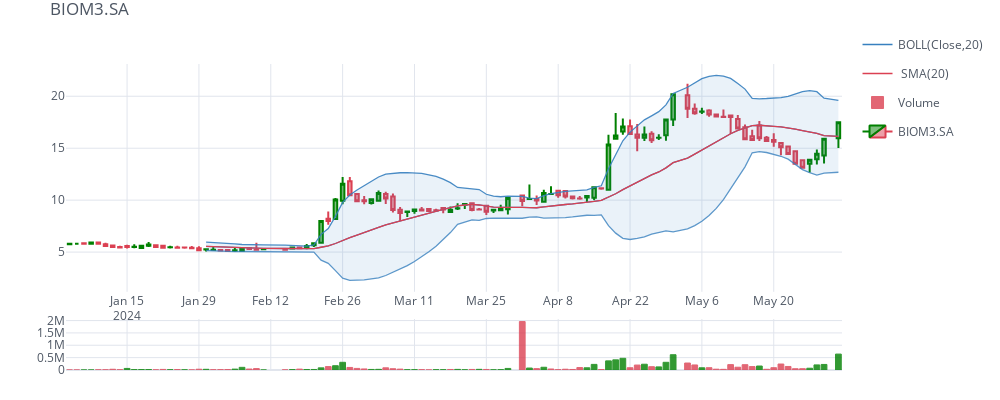

Write notebook code for a chart like this one.
### Code cell
## grafico com o cufflinks
qf = cf.QuantFig(dadosx, kind='candlestick', name=choice, title=choice)
qf.add_bollinger_bands()
qf.add_sma(name='sma20', color='red')
qf.add_volume()    
fig = qf.iplot(asFigure=True, dimensions=(1000, 400), up_color='green', down_color='red')

##ajuste final do grafico
#update_xaxes ou update_yaxes é do plotly, que gera a fig
fig.update_xaxes(
    rangebreaks=[
        dict(bounds=["sat", "mon"]), #hide weekends
    ]
)    
#st.plotly_chart(fig)
